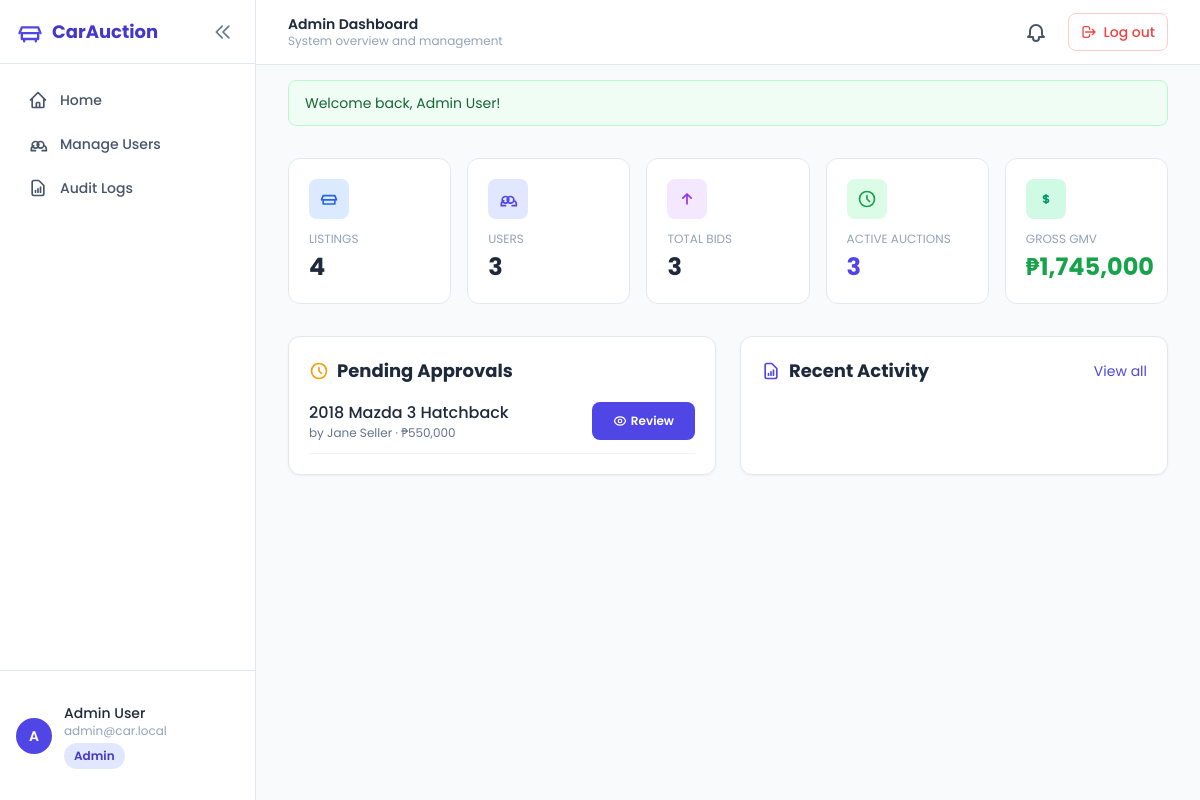
The page /admin (signed in) on the database its author committed.
### tables this page shows
CREATE TABLE users (
    id              INT UNSIGNED AUTO_INCREMENT PRIMARY KEY,
    name            VARCHAR(100) NOT NULL,
    email           VARCHAR(190) NOT NULL UNIQUE,
    password_hash   VARCHAR(255) NOT NULL,
    role            ENUM('buyer','seller','admin') NOT NULL DEFAULT 'buyer',
    phone           VARBINARY(255) NULL,            
    email_verified  TINYINT(1) NOT NULL DEFAULT 0,
    verify_token    VARCHAR(64) NULL,
    reset_token     VARCHAR(64) NULL,
    reset_expires   DATETIME NULL,
    failed_attempts INT NOT NULL DEFAULT 0,
    locked_until    DATETIME NULL,
    is_active       TINYINT(1) NOT NULL DEFAULT 1,
    created_at      TIMESTAMP DEFAULT CURRENT_TIMESTAMP
);

CREATE TABLE cars (
    id              INT UNSIGNED AUTO_INCREMENT PRIMARY KEY,
    seller_id       INT UNSIGNED NOT NULL,
    title           VARCHAR(150) NOT NULL,
    make            VARCHAR(60) NOT NULL,
    model           VARCHAR(60) NOT NULL,
    year            SMALLINT NOT NULL,
    mileage         INT UNSIGNED NOT NULL DEFAULT 0,
    body_type       VARCHAR(40) NOT NULL DEFAULT 'Sedan',
    `condition`     VARCHAR(40) NOT NULL DEFAULT 'Used',
    location        VARCHAR(100) NOT NULL DEFAULT '',
    description     TEXT NULL,
    starting_price  DECIMAL(12,2) NOT NULL,
    reserve_price   DECIMAL(12,2) NULL,
    buy_now_price   DECIMAL(12,2) NULL,
    auction_start   DATETIME NOT NULL,
    auction_end     DATETIME NOT NULL,
    status          ENUM('pending','active','sold','closed','rejected') NOT NULL DEFAULT 'pending',
    approved_by     INT UNSIGNED NULL,
    created_at      TIMESTAMP DEFAULT CURRENT_TIMESTAMP,
    INDEX idx_status_end (status, auction_end),
    INDEX idx_make (make),
    INDEX idx_seller (seller_id),
    CONSTRAINT fk_cars_seller FOREIGN KEY (seller_id) REFERENCES users(id) ON DELETE CASCADE
);

### app/Views/admin/index.php (the view, shortened to what the rows shown need)
<?php  $base = rtrim(Config::get('APP_URL','/car'),'/'); $a = $analytics; ?>
<div class="max-w-7xl mx-auto px-4 sm:px-6 lg:px-8 py-8">
  <div class="grid grid-cols-2 lg:grid-cols-5 gap-4 mb-8">
    <div class="stat-card animate-fade-in-up stagger-1">
      <div class="stat-icon bg-blue-100 text-blue-600"><svg class="w-5 h-5" fill="none" stroke="currentColor" viewBox="0 0 24 24" stroke-width="2"><path stroke-linecap="round" stroke-linejoin="round" d="M3 13l2-5h14l2 5M5 13h14v5H5z"/></svg></div>
      <div class="text-xs uppercase text-slate-400">Listings</div><div class="text-2xl font-bold mt-1"><?= (int)$a['total_cars'] ?></div>
    </div>
    <div class="stat-card animate-fade-in-up stagger-2">
      <div class="stat-icon bg-indigo-100 text-indigo-600"><svg class="w-5 h-5" fill="none" stroke="currentColor" viewBox="0 0 24 24" stroke-width="2"><path stroke-linecap="round" stroke-linejoin="round" d="M17 20h5v-2a4 4 0 00-3-3.87M9 20H4v-2a4 4 0 013-3.87m6-1.13a4 4 0 11-8 0 4 4 0 018 0zm6 0a4 4 0 11-8 0 4 4 0 018 0z"/></svg></div>
      <div class="text-xs uppercase text-slate-400">Users</div><div class="text-2xl font-bold mt-1"><?= (int)$a['total_users'] ?></div>
    </div>
    <div class="stat-card animate-fade-in-up stagger-3">
      <div class="stat-icon bg-purple-100 text-purple-600"><svg class="w-5 h-5" fill="none" stroke="currentColor" viewBox="0 0 24 24" stroke-width="2"><path stroke-linecap="round" stroke-linejoin="round" d="M7 11l5-5m0 0l5 5m-5-5v12"/></svg></div>
      <div class="text-xs uppercase text-slate-400">Total bids</div><div class="text-2xl font-bold mt-1"><?= (int)$a['total_bids'] ?></div>
    </div>
    <div class="stat-card animate-fade-in-up stagger-4">
      <div class="stat-icon bg-green-100 text-green-600"><svg class="w-5 h-5" fill="none" stroke="currentColor" viewBox="0 0 24 24" stroke-width="2"><path stroke-linecap="round" stroke-linejoin="round" d="M12 8v4l3 3m6-3a9 9 0 11-18 0 9 9 0 0118 0z"/></svg></div>
      <div class="text-xs uppercase text-slate-400">Active auctions</div><div class="text-2xl font-bold text-brand mt-1"><?= (int)$a['active_auctions'] ?></div>
    </div>
    <div class="stat-card animate-fade-in-up stagger-5">
      <div class="stat-icon bg-emerald-100 text-emerald-600"><svg class="w-5 h-5" fill="none" stroke="currentColor" viewBox="0 0 24 24" stroke-width="2"><path stroke-linecap="round" stroke-linejoin="round" d="M12 8c-1.657 0-3 .895-3 2s1.343 2 3 2 3 .895 3 2-1.343 2-3 2m0-8c1.11 0 2.08.402 2.599 1M12 8V7m0 1v8m0 0v1m0-1c-1.11 0-2.08-.402-2.599-1"/></svg></div>
      <div class="text-xs uppercase text-slate-400">Gross GMV</div><div class="text-2xl font-bold text-green-600 mt-1">&#8369;<?= number_format((float)$a['gmv'], 0) ?></div>
    </div>
  </div>
  <div class="grid grid-cols-1 lg:grid-cols-2 gap-6">
    <section class="card p-5 animate-fade-in-up stagger-2">
      <h2 class="font-bold text-lg mb-4 flex items-center gap-2">
        <svg class="w-5 h-5 text-amber-500" fill="none" stroke="currentColor" viewBox="0 0 24 24" stroke-width="2"><path stroke-linecap="round" stroke-linejoin="round" d="M12 8v4l3 3m6-3a9 9 0 11-18 0 9 9 0 0118 0z"/></svg>
        Pending Approvals
      </h2>
      <?php if (empty($pending)): ?>
        <div class="empty-state">
          <div class="empty-state-icon"><svg class="w-7 h-7" fill="none" stroke="currentColor" viewBox="0 0 24 24" stroke-width="1.5"><path stroke-linecap="round" stroke-linejoin="round" d="M9 12l2 2 4-4m6 2a9 9 0 11-18 0 9 9 0 0118 0z"/></svg></div>
          <p class="empty-state-text">No listings awaiting approval.</p>
        </div>
      <?php else: ?>
        <ul class="space-y-3">
          <?php foreach ($pending as $c): ?>
            <li class="flex items-center justify-between border-b border-slate-100 pb-3">
              <div>
                <a href="<?= $base ?>/cars/view/<?= (int)$c['id'] ?>" class="font-medium text-slate-800 hover:text-brand"><?= e($c['title']) ?></a>
                <p class="text-xs text-slate-500">by <?= e($c['seller_name']) ?> &middot; &#8369;<?= number_format((float)$c['starting_price'], 0) ?></p>
              </div>
              <div class="flex gap-2">
                <a href="<?= $base ?>/admin/review/<?= (int)$c['id'] ?>" class="btn-primary text-xs inline-flex items-center gap-1">
                  Review
                </a>
              </div>
            </li>
          <?php endforeach; ?>
        </ul>
      <?php endif; ?>
    </section>
    <section class="card p-5 animate-fade-in-up stagger-3">
      <div class="flex items-center justify-between mb-4">
        <h2 class="font-bold text-lg flex items-center gap-2">
          <svg class="w-5 h-5 text-brand" fill="none" stroke="currentColor" viewBox="0 0 24 24" stroke-width="2"><path stroke-linecap="round" stroke-linejoin="round" d="M9 17v-2m3 2v-4m3 4v-6m2 10H7a2 2 0 01-2-2V5a2 2 0 012-2h5.586a1 1 0 01.707.293l5.414 5.414a1 1 0 01.293.707V19a2 2 0 01-2 2z"/></svg>
          Recent Activity
        </h2>
        <a href="<?= $base ?>/admin/logs" class="text-sm text-brand hover:underline">View all</a>
      </div>
    </section>
  </div>
</div>

### app/Core/Router.php (shortened to what the rows shown need)
<?php
final class Router
{
    private array $routes = [];
    public function add(string $method, string $pattern, string $handler): void
    {
        $this->routes[] = [
            'method'  => strtoupper($method),
            'pattern' => $pattern,
            'handler' => $handler,
        ];
    }
    public function dispatch(string $method, string $path): void
    {
        $method = strtoupper($method);
        $path = '/' . trim($path, '/');
        foreach ($this->routes as $route) {
            if ($route['method'] !== $method) continue;
            $params = $this->match($route['pattern'], $path);
            if ($params !== false) {
                $this->invoke($route['handler'], $params);
                return;
            }
        }
    }
    private function match(string $pattern, string $path): array|false
    {
        $pattern = '/' . trim($pattern, '/');
        if ($pattern === '/') $pattern = '/';
        $pSeg = explode('/', trim($pattern, '/'));
        $xSeg = explode('/', trim($path, '/'));
        if ($pattern === '/' ) $pSeg = [];
        if (count($pSeg) !== count($xSeg)) return false;
        $params = [];
        for ($i = 0; $i < count($pSeg); $i++) {
            $p = $pSeg[$i];
            $x = $xSeg[$i];
            if (str_starts_with($p, '{') && str_ends_with($p, '}')) {
                $name = trim($p, '{}');
                $params[] = $x;
            } elseif ($p !== $x) {
                return false;
            }
        }
        return $params;
    }
    private function invoke(string $handler, array $params): void
    {
        [$class, $method] = explode('@', $handler, 2);
        $controller = new $class();
        $controller->{$method}(...$params);
    }
}

### app/Views/layouts/header.php (shortened to what the rows shown need)
<?php
$appUrl = rtrim(Config::get('APP_URL', '/car'), '/');
$assetBase = $appUrl . '/assets';
$currentUser = Auth::user();
$pageTitle = $pageTitle ?? 'Car Auction System';
$pageSubtitle = $pageSubtitle ?? '';
if ($pageSubtitle === '' && $currentUser) {
    $subtitleMap = [
        'Admin Dashboard'   => 'System overview and management',
        'User Management'   => 'Manage user roles and account status',
        'Audit Logs'        => 'System activity and security event history',
        'Dashboard'         => 'Your auction activity at a glance',
        'My Bids'           => 'Track all your active and past bids',
        'Won Auctions'      => 'Auctions you\'ve won and need to complete payment for',
        'My Watchlist'      => 'Cars you\'re tracking',
        'Notifications'     => 'Stay updated on your bids and auctions',
        'Browse Cars'       => 'Find your next vehicle from our auction listings',
        'Live Bidding'      => 'Active auctions ending soonest. Place your bid before time runs out!',
        'Featured Cars'     => 'Hand-picked and newest listings on CarAuction',
        'Create Listing'    => 'List your car for auction and start receiving bids',
        'Edit Listing'      => 'Update your car listing details',
        'Home'              => 'Welcome to CarAuction',
    ];
    $pageSubtitle = $subtitleMap[$pageTitle] ?? '';
}
?>
<!DOCTYPE html>
<html lang="en" class="h-full">
<head>
    <script src="https://cdn.tailwindcss.com"></script>
    <link rel="stylesheet" href="<?= e($assetBase) ?>/css/app.css?v=4">
</head>
<body class="h-full bg-slate-50 text-slate-800 font-sans antialiased min-h-screen">
<?php if (Auth::check()): ?>
<div class="flex min-h-screen">
  <aside id="sidebar" class="fixed top-0 left-0 z-50 w-64 h-screen bg-white border-r border-slate-200 transform -translate-x-full lg:translate-x-0 transition-all duration-200 overflow-y-auto shrink-0 flex flex-col">
    <div id="sidebarHeader" class="h-16 flex items-center gap-2 px-4 border-b border-slate-200 font-bold text-lg text-brand-dark shrink-0">
      <span id="sidebarLogo" class="flex items-center gap-2 overflow-hidden">
        <svg class="w-7 h-7 text-brand shrink-0" fill="none" viewBox="0 0 24 24" stroke="currentColor" stroke-width="2" aria-hidden="true">
          <path stroke-linecap="round" stroke-linejoin="round" d="M3 13l2-5h14l2 5M5 13h14v5H5z M7 18v2 M17 18v2"/>
        </svg>
        <span id="sidebarLogoText">CarAuction</span>
      </span>
      <button type="button" data-toggle="collapse-sidebar" class="ml-auto p-1.5 rounded-lg hover:bg-slate-100 text-slate-500 hover:text-brand transition shrink-0" aria-label="Collapse sidebar" title="Collapse sidebar">
        <svg id="collapseIcon" class="w-5 h-5" fill="none" viewBox="0 0 24 24" stroke="currentColor" stroke-width="2" aria-hidden="true">
          <path stroke-linecap="round" stroke-linejoin="round" d="M11 19l-7-7 7-7m8 14l-7-7 7-7"/>
        </svg>
      </button>
    </div>
    <nav class="p-4 space-y-1">
      <a href="<?= $appUrl ?><?= Auth::is('admin') ? '/admin' : '/dashboard' ?>" class="sidebar-link flex items-center gap-3 px-3 py-2.5 rounded-lg text-sm font-medium text-slate-600 hover:text-brand hover:bg-slate-100 transition animate-slide-in-left stagger-1">
        <span class="sidebar-label">Home</span>
      </a>
      <?php if (Auth::is('admin')): ?>
      <a href="<?= $appUrl ?>/admin/users" class="sidebar-link flex items-center gap-3 px-3 py-2.5 rounded-lg text-sm font-medium text-slate-600 hover:text-brand hover:bg-slate-100 transition animate-slide-in-left stagger-8">
        <svg class="w-5 h-5 shrink-0" fill="none" viewBox="0 0 24 24" stroke="currentColor" stroke-width="2" aria-hidden="true"><path stroke-linecap="round" stroke-linejoin="round" d="M17 20h5v-2a4 4 0 00-3-3.87M9 20H4v-2a4 4 0 013-3.87m6-1.13a4 4 0 11-8 0 4 4 0 018 0zm6 0a4 4 0 11-8 0 4 4 0 018 0z"/></svg>
        <span class="sidebar-label">Manage Users</span>
      </a>
      <a href="<?= $appUrl ?>/admin/logs" class="sidebar-link flex items-center gap-3 px-3 py-2.5 rounded-lg text-sm font-medium text-slate-600 hover:text-brand hover:bg-slate-100 transition animate-slide-in-left stagger-9">
        <svg class="w-5 h-5 shrink-0" fill="none" viewBox="0 0 24 24" stroke="currentColor" stroke-width="2" aria-hidden="true"><path stroke-linecap="round" stroke-linejoin="round" d="M9 17v-2m3 2v-4m3 4v-6m2 10H7a2 2 0 01-2-2V5a2 2 0 012-2h5.586a1 1 0 01.707.293l5.414 5.414a1 1 0 01.293.707V19a2 2 0 01-2 2z"/></svg>
        <span class="sidebar-label">Audit Logs</span>
      </a>
      <?php endif; ?>
    </nav>
    <div class="mt-auto shrink-0">
      <div id="sidebarFooter" class="border-t border-slate-200 bg-white p-4 flex items-center gap-3" style="height: 130px;">
        <span class="w-9 h-9 rounded-full bg-brand text-white flex items-center justify-center text-sm font-semibold shrink-0">
          <?= e(strtoupper(substr($currentUser['name'], 0, 1))) ?>
        </span>
        <div class="sidebar-label min-w-0">
          <div class="text-sm font-medium text-slate-800 truncate"><?= e($currentUser['name']) ?></div>
          <div class="text-xs text-slate-400 truncate"><?= e($currentUser['email'] ?? '') ?></div>
          <span class="badge badge-info mt-1"><?= e(ucfirst(Auth::role())) ?></span>
        </div>
      </div>
    </div>
  </aside>
  <div id="mainColumn" class="flex-1 flex flex-col min-w-0 lg:ml-64">
<?php endif; ?>
<header id="siteHeader" class="fixed top-0 left-0 right-0 <?= Auth::check() ? 'lg:left-64' : '' ?> z-40 bg-white/90 backdrop-blur border-b border-slate-200">
  <nav class="px-4 sm:px-6 lg:px-8 h-16 flex items-center gap-4">
    <?php if (Auth::check()): ?>
      <div id="navPageTitle" class="min-w-0 hidden sm:block">
        <div class="text-sm font-semibold text-slate-800 truncate leading-tight"><?= e($pageTitle) ?></div>
        <div id="navPageSubtitle" class="text-xs text-slate-400 truncate leading-tight"><?= e($pageSubtitle) ?></div>
      </div>
    <?php endif; ?>
    <div class="flex items-center gap-3 ml-auto shrink-0">
      <?php if (Auth::check()): ?>
        <a href="<?= $appUrl ?>/notifications" class="relative p-2 rounded-full hover:bg-slate-100" aria-label="Notifications">
          <svg class="w-6 h-6 text-slate-600" fill="none" viewBox="0 0 24 24" stroke="currentColor" stroke-width="2" aria-hidden="true">
            <path stroke-linecap="round" stroke-linejoin="round" d="M15 17h5l-1.4-1.4A2 2 0 0118 14.2V11a6 6 0 10-12 0v3.2a2 2 0 01-.6 1.4L4 17h5m6 0v1a3 3 0 11-6 0v-1"/>
          </svg>
        </a>
        <form method="post" action="<?= $appUrl ?>/logout">
          <button type="submit" class="flex items-center gap-1.5 px-3 py-2 rounded-lg text-sm font-medium text-auction border border-red-200 hover:bg-red-50 transition" aria-label="Log out" title="Log out">
            <svg class="w-4 h-4" fill="none" viewBox="0 0 24 24" stroke="currentColor" stroke-width="2" aria-hidden="true">
              <path stroke-linecap="round" stroke-linejoin="round" d="M17 16l4-4m0 0l-4-4m4 4H7m6 4v1a3 3 0 01-3 3H6a3 3 0 01-3-3V7a3 3 0 013-3h4a3 3 0 013 3v1"/>
            </svg>
            <span class="hidden sm:inline">Log out</span>
          </button>
        </form>
      <?php else: ?>
        <a href="<?= $appUrl ?>/register" class="text-sm font-medium text-slate-700 hover:text-brand">Sign up</a>
        <a href="<?= $appUrl ?>/login" class="btn-primary text-sm">Log in</a>
      <?php endif; ?>
    </div>
  </nav>
</header>
<div class="pt-16">
<?php if (Session::hasFlash('success')): ?>
  <div class="max-w-7xl mx-auto px-4 sm:px-6 lg:px-8 mt-4">
    <div class="rounded-lg bg-green-50 border border-green-200 text-green-800 px-4 py-3 text-sm flash-slide animate-fade-in-up"><?= e(Session::getFlash('success')) ?></div>
  </div>
<?php endif; ?>
<main class="flex-1 min-w-0">

### rows shown on the page
users: name "A", name "Admin User", email "admin@car.local"
cars: id "4", model "3", title "2018 Mazda 3 Hatchback", seller.name "Jane Seller", starting_price "550,000"
